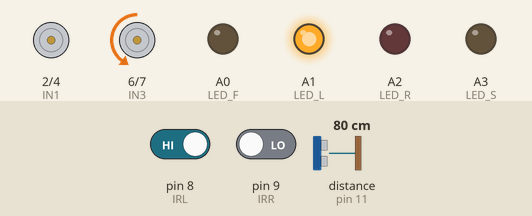
The sketch below on a simulated Arduino Uno, built with avr-gcc and run on an emulated ATmega328P. Shown: motor-driver pin pairs drawn as motors (green arrow = first pin HIGH = forward, orange = second pin HIGH = backward, longer = more drive, scaled by the enable pin), output pins drawn as LEDs (lit = HIGH). Wiring (inferred from the names in the program): ultrasonic range finder: trigger pin 10; echo pin 11. Dashed ring = blinking. The inputs (shaded band) are chosen by the test bench; at power-on: distance to the obstacle (sensor on pin 11) 80 cm, pin 8 (IRL) HIGH, pin 9 (IRR) LOW. The echo pulse lasts 58.3 µs per cm; pins used as bus, display or sensor lines are not drawn; what the sketch prints to the serial monitor is not drawn.

Above: at 1.2 s.
1.3 s: distance to the obstacle (sensor on pin 11) set to 17 cm
2.8 s: distance to the obstacle (sensor on pin 11) set to 14 cm
At 4.51 s:
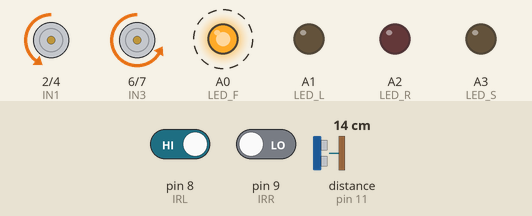
5.8 s: distance to the obstacle (sensor on pin 11) set to 18 cm
At 7.5 s:
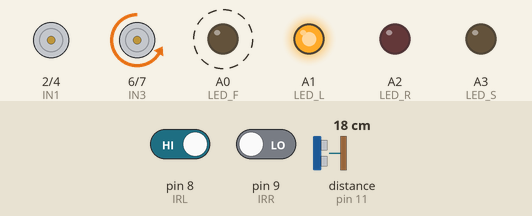
8.1 s: pin 8 (IRL) driven LOW
At 8.5 s:
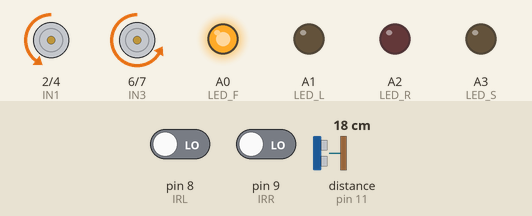
10.0 s: pin 9 (IRR) driven HIGH
At 11.5 s:
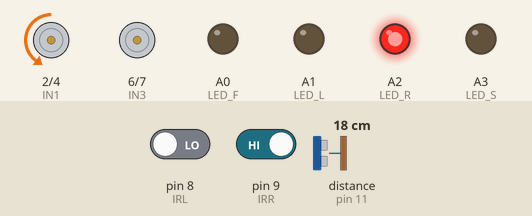
11.9 s: distance to the obstacle (sensor on pin 11) set to 2 cm
At 12.5 s:
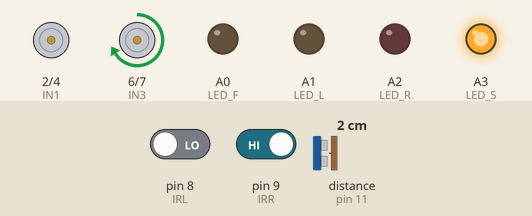
Timing chart, 0 to 15.9 s (numbered marks = the images above; inputs shaded):
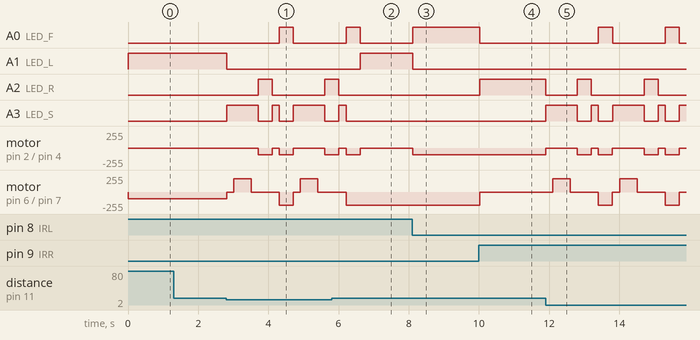

The sketch:

0611.ino
```cpp
//MOTOR 腳位
const int IN1 = 2;     // 左馬達正轉
const int IN2 = 4;     // 左馬達反轉
const int IN3 = 6;     // 右馬達正轉
const int IN4 = 7;     // 右馬達反轉
const int ENA = 3;     // 左馬達使能（PWM）
const int ENB = 5;    // 右馬達使能（PWM）
//紅外線腳位
const int IRL = 8; //左紅
const int IRR = 9;  //右紅
//LED
const int LED_F = A0;//前進燈
const int LED_L = A1;//左轉燈
const int LED_R = A2;//右轉燈
const int LED_S = A3;//停止燈
//超音波SET
const int EC = 11;
const int TR = 10;
void setup() {
//SET輸入/出腳位
//MOTER
 pinMode(ENA, OUTPUT);
 pinMode(ENB, OUTPUT);
 pinMode(IN1, OUTPUT);
 pinMode(IN2, OUTPUT);
 pinMode(IN3, OUTPUT);
 pinMode(IN4, OUTPUT);
 //紅外線
 pinMode(IRL, INPUT);
 pinMode(IRR, INPUT);
 //LED
 pinMode(LED_F, OUTPUT);
 pinMode(LED_L, OUTPUT);
 pinMode(LED_R, OUTPUT);
 pinMode(LED_S, OUTPUT);
 //超音波
 pinMode(EC, INPUT);
 pinMode(TR, OUTPUT);

 Serial.begin(9600);
 Serial.println("兄弟們要進城");
}
//主迴圈
void loop() {
  //避障優先
  long distance = getDistance();
  if (distance > 0 && distance < 15) {
    STOP();         // 停止車子
    delay(200);
    BACKWORD();     // 後退 0.5 秒
    delay(500);
    STOP();         // 短暫停止
    delay(200);
    RIGHT();        // 向右轉 0.4 秒
    delay(400);
    STOP();         // 短暫停
    delay(200);
    FORWORD();      // 繼續前進
    delay(400);     // 可視需求增加一小段前進距
    return;         // 避障完成後跳出本次 loop
    }

//讀取紅外線
    int l = digitalRead(IRL);
    int r = digitalRead(IRR);
    //黑線底 = LOW（有偵測到）
    //白底 = HIGH（沒偵測到）
    if (l == LOW && r == LOW) {
    Serial.println("直行");
    FORWORD();
  } else if (l == LOW && r == HIGH ) {
    Serial.println("右轉");
    RIGHT();
  } else if (l == HIGH && r == LOW) {
    Serial.println("左轉");
    LEFT();
  } else {
    Serial.println("停止");
    STOP();
    delay(500);
  }
  delay(20); // 控制迴圈速度

}
//指令
void FORWORD() {
  //前進
  digitalWrite(IN1, LOW);
  digitalWrite(IN2, HIGH);
  digitalWrite(IN3, LOW);
  digitalWrite(IN4, HIGH);
  analogWrite(ENA, 100);
  analogWrite(ENB, 100);
  digitalWrite(LED_F, HIGH);
  digitalWrite(LED_L, LOW);
  digitalWrite(LED_R, LOW);
  digitalWrite(LED_S, LOW);
}
void RIGHT() {
  //右轉
  digitalWrite(IN1, LOW);
  digitalWrite(IN2, HIGH);
  digitalWrite(IN3, LOW);
  digitalWrite(IN4, LOW);
  analogWrite(ENA, 100);
  analogWrite(ENB, 0);
  digitalWrite(LED_F, LOW);
  digitalWrite(LED_L, LOW);
  digitalWrite(LED_R, HIGH);
  digitalWrite(LED_S, LOW);
}
void LEFT() {
  //左轉
  digitalWrite(IN1, LOW);
  digitalWrite(IN2, LOW);
  digitalWrite(IN3, LOW);
  digitalWrite(IN4, HIGH);
  analogWrite(ENA, 0);
  analogWrite(ENB, 100);
  digitalWrite(LED_F, LOW);
  digitalWrite(LED_L, HIGH);
  digitalWrite(LED_R, LOW);
  digitalWrite(LED_S, LOW);
}
void STOP() {
  //停止
  digitalWrite(IN1, LOW);
  digitalWrite(IN2, LOW);
  digitalWrite(IN3, LOW);
  digitalWrite(IN4, LOW);
  analogWrite(ENA, 0);
  analogWrite(ENB, 0);
  digitalWrite(LED_F, LOW);
  digitalWrite(LED_L, LOW);
  digitalWrite(LED_R, LOW);
  digitalWrite(LED_S, HIGH);
}
void BACKWORD() {
  //後退
  digitalWrite(IN1, LOW);
  digitalWrite(IN2, LOW);
  digitalWrite(IN3, HIGH);
  digitalWrite(IN4, LOW);
  analogWrite(ENA, 0);
  analogWrite(ENB, 200);
}
long getDistance() {
  digitalWrite(TR, LOW);
  delayMicroseconds(2);
  digitalWrite(TR, HIGH);
  delayMicroseconds(10);
  digitalWrite(TR, LOW);

  long duration = pulseIn(EC, HIGH, 20000);  // 最長等待 20ms
  if (duration == 0) return -1;  // 沒收到回波，視為錯誤

  long distance = duration * 0.034 / 2;
  return distance;
}
```

Measured:
- the behaviour switches between 16 and 15 cm on distance to the obstacle (sensor on pin 11) (found by bisection; images 0 and 1)
- after the input at 1.3 s, every drawn part: stays the same
- after the input at 2.8 s, A0 (LED_F): LOW → HIGH after 1.5 s, → LOW 0.40 s later; A1 (LED_L): HIGH → LOW at once
- after the input at 5.8 s, A1 (LED_L): LOW → HIGH after 0.81 s; A2 (LED_R): goes on until 6.0 s, then stays LOW; A3 (LED_S): goes on until 6.2 s, then stays LOW; motor on pin 2 (IN1) / pin 4 (IN2): goes on until 6.6 s, then stays stopped; motor on pin 6 (IN3) / pin 7 (IN4): goes on until 6.2 s, then stays backward 200/255
- after the input at 8.1 s, A0 (LED_F): LOW → HIGH at once; A1 (LED_L): HIGH → LOW at once; motor on pin 2 (IN1) / pin 4 (IN2): stopped → backward 100/255 at once
- after the input at 10.0 s, A0 (LED_F): HIGH → LOW at once; A2 (LED_R): LOW → HIGH at once; motor on pin 6 (IN3) / pin 7 (IN4): backward 200/255 → stopped at once
- after the input at 11.9 s, A0 (LED_F): alternates HIGH for 0.40 s and LOW for 1.5 s, starting after 1.5 s; A2 (LED_R): goes LOW 0.90 s, HIGH 0.40 s, LOW 1.5 s, HIGH 0.40 s, then LOW, starting at once
